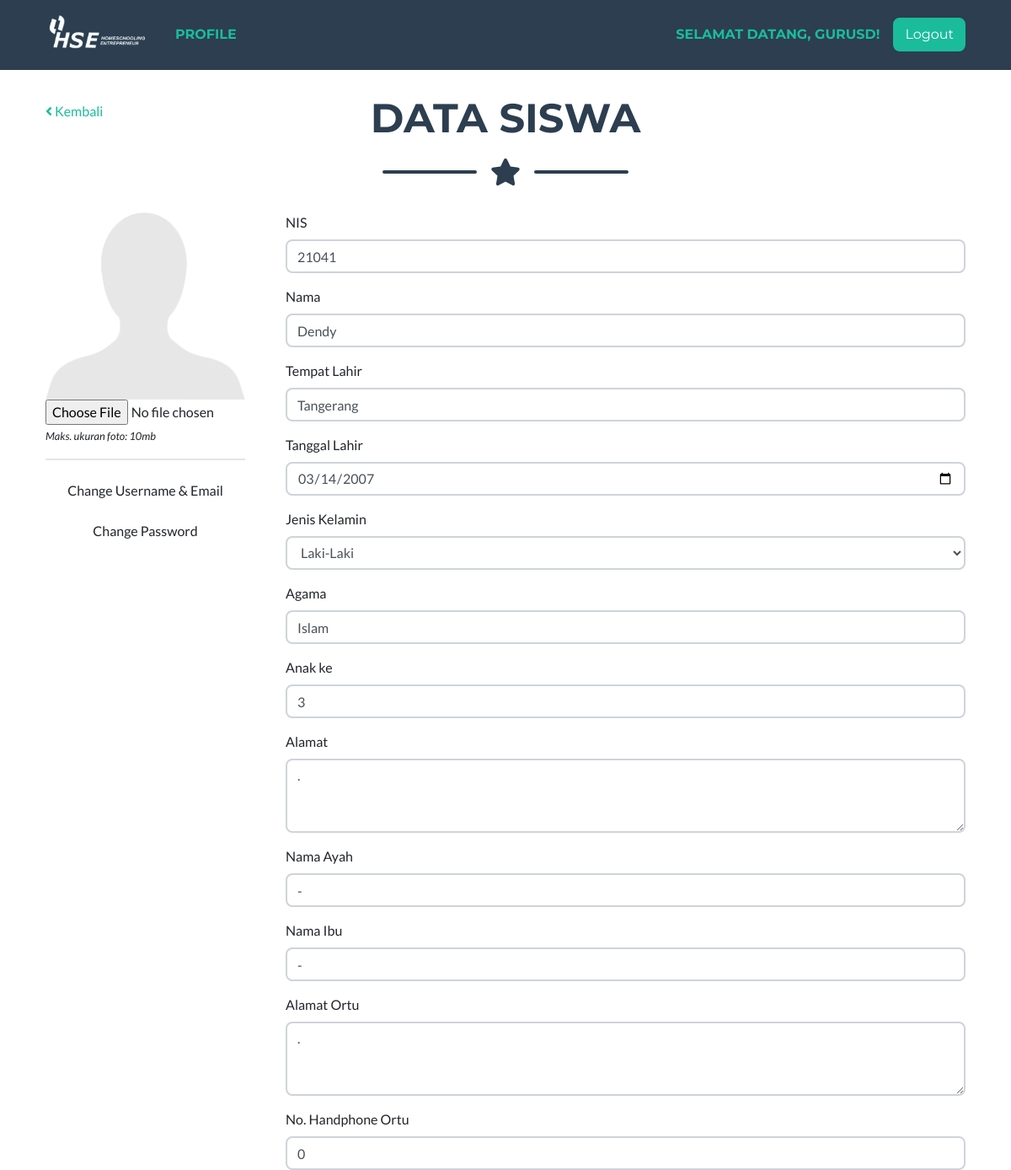
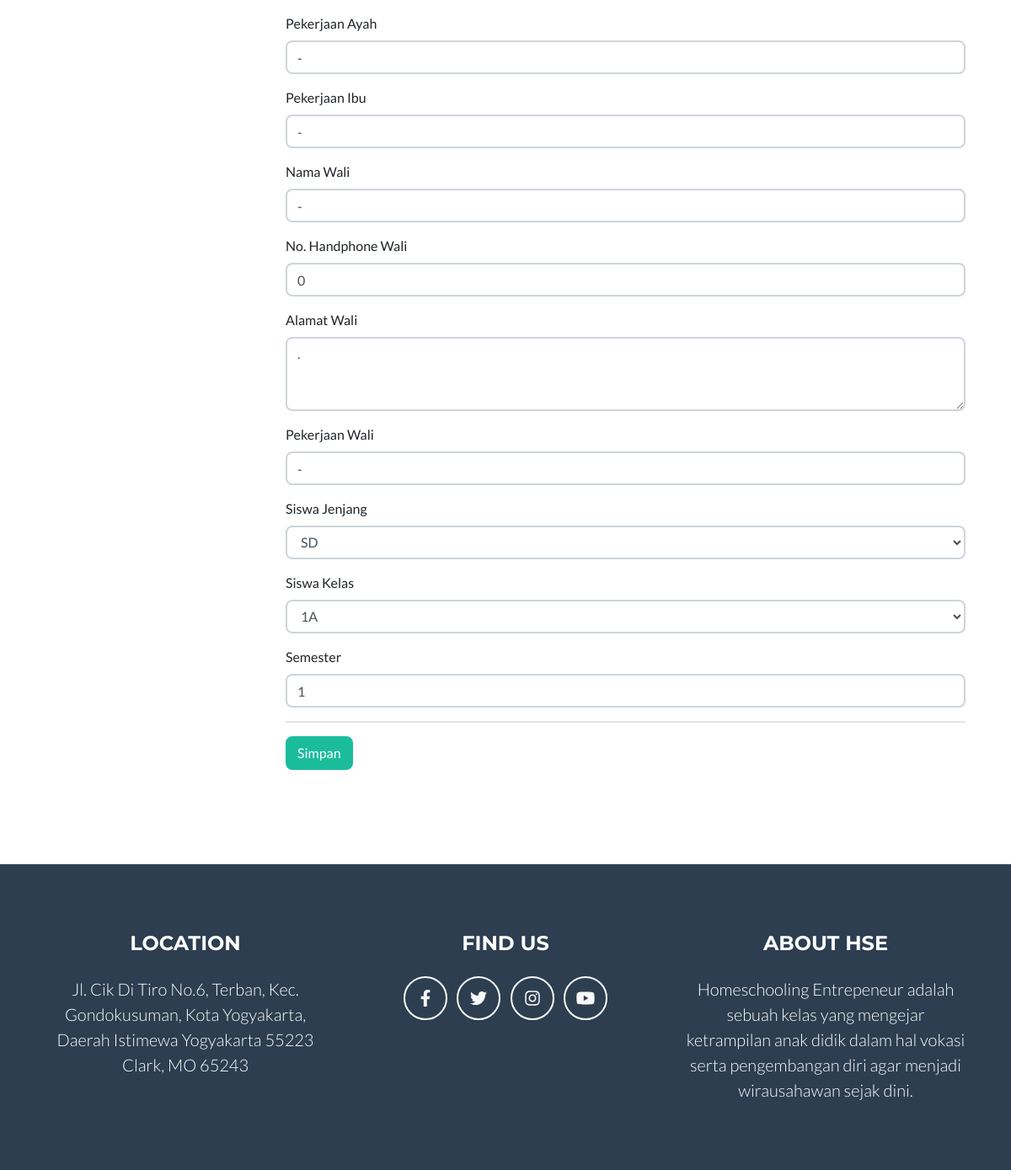
Page /siswa/detail/1 (signed in) on the committed database (2 pictures, top to bottom).
### tables this page shows
CREATE TABLE `tb_siswa` (
  `siswa_id` int(11) NOT NULL,
  `siswa_nis` varchar(255) DEFAULT NULL,
  `siswa_nama` varchar(255) DEFAULT NULL,
  `siswa_tmp_lahir` varchar(255) DEFAULT NULL,
  `siswa_tgl_lahir` date DEFAULT NULL,
  `siswa_jenis_kelamin` int(11) DEFAULT NULL,
  `siswa_agama` varchar(255) DEFAULT NULL,
  `siswa_anak_ke` int(11) DEFAULT NULL,
  `siswa_alamat` text,
  `siswa_nama_ayah` varchar(255) DEFAULT NULL,
  `siswa_nama_ibu` varchar(255) DEFAULT NULL,
  `siswa_alamat_ortu` text,
  `siswa_nohp_ortu` varchar(255) DEFAULT NULL,
  `siswa_pekerjaan_ayah` varchar(255) DEFAULT NULL,
  `siswa_pekerjaan_ibu` varchar(255) DEFAULT NULL,
  `siswa_nama_wali` varchar(255) DEFAULT NULL,
  `siswa_nohp_wali` varchar(255) DEFAULT NULL,
  `siswa_alamat_wali` text,
  `siswa_pekerjaan_wali` varchar(255) DEFAULT NULL,
  `siswa_jenjang` int(11) DEFAULT NULL,
  `siswa_kelas` int(11) DEFAULT NULL,
  `siswa_semester` varchar(255) DEFAULT NULL,
  `siswa_foto` varchar(255) DEFAULT NULL,
  `siswa_uid` int(11) DEFAULT NULL
);

CREATE TABLE `tb_jenjang` (
  `jenjang_id` int(11) NOT NULL,
  `jenjang_nama` varchar(255) DEFAULT NULL
);

CREATE TABLE `tb_kelas` (
  `kelas_id` int(11) NOT NULL,
  `kelas_jenjang` int(11) DEFAULT NULL,
  `kelas_tingkat` int(11) DEFAULT NULL,
  `kelas_jurusan` int(11) DEFAULT NULL,
  `kelas_nama` varchar(128) DEFAULT NULL
);

### app/core/Controller.php (called while the page is built, shortened)
<?php
class Controller {
	public function model($model) {
		return new $model;
	}
	public function view($view, $data = []) {
		require_once 'app/views/' . $view . '.php';
	}
}

### app/core/App.php (called while the page is built, shortened)
<?php
class App {
  protected $method = 'index';
  protected $params = [];
  public function __construct() {
    $url = $this->parseURL();
    if (file_exists('app/controllers/' . $url[0] . '.php')) {
      unset($url[0]);
    }
    $this->controller = new $this->controller;
    if (isset($url[1])) {
      if (method_exists($this->controller, $url[1])) {
        $this->method = $url[1];
        unset($url[1]);
      }
    }
    if (!empty($url)) {
      $this->params = array_values($url);
    }
    call_user_func_array([$this->controller, $this->method], $this->params);
  }
  public function parseURL() {
    if (isset($_GET['url'])) {
      $url = rtrim($_GET['url'], '/');
      $url = filter_var($url, FILTER_SANITIZE_URL);
      $url = explode('/', $url);
      return $url;
    }
  }
}

### index.php (called while the page is built, shortened)
<?php
$app = new App;

### app/helpers/eda_helper.php (called while the page is built, shortened)
<?php
if (!function_exists('base_url')) {
	function base_url($atRoot=FALSE, $atCore=FALSE, $parse=FALSE){
		if (isset($_SERVER['HTTP_HOST'])) {
			$http = isset($_SERVER['HTTPS']) && strtolower($_SERVER['HTTPS']) !== 'off' ? 'https' : 'http';
			$hostname = $_SERVER['HTTP_HOST'];
			$dir = str_replace(basename($_SERVER['SCRIPT_NAME']), '', $_SERVER['SCRIPT_NAME']);
			$core = preg_split('@/@', str_replace($_SERVER['DOCUMENT_ROOT'], '', realpath(dirname(__FILE__))), NULL, PREG_SPLIT_NO_EMPTY);
			$core = $core[0];
			$tmplt = $atRoot ? ($atCore ? "%s://%s/%s/" : "%s://%s/") : ($atCore ? "%s://%s/%s/" : "%s://%s%s");
			$end = $atRoot ? ($atCore ? $core : $hostname) : ($atCore ? $core : $dir);
			$base_url = sprintf( $tmplt, $http, $hostname, $end );
		}
		else $base_url = 'http://localhost/';
		return $base_url;
	}
}

### app/core/Model.php (called while the page is built, shortened)
<?php
class Model {
	private $host = DB_HOST;
	private $user = DB_USER;
	private $pass = DB_PASS;
	private $db_name = DB_NAME;
	private $dbh;
	private $stmt;
	public function __construct() {
		$dsn = 'mysql:host=' . $this->host . ';dbname=' . $this->db_name;
		$option = [
			PDO::ATTR_PERSISTENT => true,
			PDO::ATTR_ERRMODE => PDO::ERRMODE_EXCEPTION
		];
		try {
			$this->dbh = new PDO($dsn, $this->user, $this->pass, $option);
		} catch (PDOException $e) {
			die($e->getMessage());
		}
	}
	public function query($query) {
		$this->stmt = $this->dbh->prepare($query);
	}
	public function bind($param, $value, $type = NULL) {
		if (is_null($type)) {
			switch (true) {
				default:
					$type = PDO::PARAM_STR;
			}
		}
		$this->stmt->bindValue($param, $value, $type);
	}
	public function execute() {
		$this->stmt->execute();
	}
	public function result() {
		$this->execute();
		return $this->stmt->fetchAll(PDO::FETCH_ASSOC);
	}
	public function row() {
		$this->execute();
		return $this->stmt->fetch(PDO::FETCH_OBJ);
	}
}

### app/models/Siswa_model.php (called while the page is built, shortened)
<?php
class Siswa_model {
	private $table = 'tb_siswa';
	private $db;
	public function __construct() {
		$this->db = new Model;
	}
	public function get_by($by) {
		$this->db->query('SELECT * FROM ' . $this->table . ' WHERE '.$by[0].'=:'.$by[0]);
		$this->db->bind($by[0], $by[1]);
		return $this->db->row();
	}
}

### app/models/Jenjang_model.php (called while the page is built, shortened)
<?php
class Jenjang_model {
	private $table = 'tb_jenjang';
	private $db;
	public function __construct() {
		$this->db = new Model;
	}
	public function get() {
		$this->db->query('SELECT * FROM ' . $this->table);
		return $this->db->result();
	}
}

### app/models/Kelas_model.php (called while the page is built, shortened)
<?php
class Kelas_model {
	private $table = 'tb_kelas';
	private $db;
	public function __construct() {
		$this->db = new Model;
	}
	public function get() {
		$this->db->query('
			SELECT * FROM ' . $this->table . '
			LEFT JOIN tb_jenjang ON jenjang_id = kelas_jenjang
			LEFT JOIN tb_tingkat ON tingkat_id = kelas_tingkat
			LEFT JOIN tb_jurusan ON jurusan_id = kelas_jurusan
		');
		return $this->db->result();
	}
}

### app/views/siswa/v_detail_siswa.php (the view, shortened to what this page needs)
<?php if ($_SESSION['role'] == 1) { ?>
<div id="page-wrapper">
    <div class="container-fluid">
        <div class="row">
			<div class="col-md-12">
				<h1><i class="fa fa-home fa-fw"></i> Detail Siswa</h1>
				<ol class="breadcrumb">
	                <li class="active">
	                    <i class="fa fa-dashboard"></i> Dashboard
	                </li>
                    <li><a href="<?php echo base_url(); ?>siswa">Siswa</a></li>
                    <li><?php echo $data['siswa']->siswa_nama; ?></li>
                </ol>
			</div>
		</div>
<?php } else { ?>
<section class="page-section portfolio mt-4" id="portfolio">
    <div class="container">
        <div class="row">
            <div class="col-md-2">
                <a href="<?php echo base_url(); ?>siswa"><i class="fa fa-angle-left"></i>&nbsp;Kembali</a>
            </div>
            <div class="col-md-8">
                <h2 class="page-section-heading text-center text-uppercase text-secondary mb-0">Data Siswa</h2>
                <div class="divider-custom">
                    <div class="divider-custom-line"></div>
                    <div class="divider-custom-icon"><i class="fas fa-star"></i></div>
                    <div class="divider-custom-line"></div>
                </div>
            </div>
            <div class="col-md-2"></div>
        </div>
<?php } ?>
		<div class="row justify-content-center">
			<div class="col-md-3">
				<form action="<?php echo base_url(); ?>siswa/add_update" method="post" enctype="multipart/form-data" style="width: 100%">
				<img src="<?php echo base_url(); ?>uploads/profile/<?php echo (isset($data['siswa']->siswa_foto) ? $data['siswa']->siswa_foto : 'user-default.png'); ?>" alt="" class="img-responsive thumbnail" width="100%">
				<input type="file" name="siswa_foto" value="<?php echo (isset($data['siswa']->siswa_foto) ? (!is_null($data['siswa']->siswa_foto) ? $data['siswa']->siswa_foto : '') : ''); ?>">
				<p><small><i>Maks. ukuran foto: 10mb</i></small></p>
				<hr>
				<button type="button" class="btn btn-default btn-block" data-toggle="modal" data-target="#changeUseremail">Change Username & Email</button>
				<button type="button" class="btn btn-default btn-block" data-toggle="modal" data-target="#changePassword">Change Password</button>
			</div>
			<div class="col-md-9">
				<div class="form-group">
					<label>NIS</label>
					<input type="text" name="siswa_nis" class="form-control" placeholder="NIS" value="<?php echo (isset($data['siswa']->siswa_nis) ?  $data['siswa']->siswa_nis : '' ); ?>" required>
				</div>
				<div class="form-group">
					<label>Nama</label>
					<input type="text" name="siswa_nama" class="form-control" placeholder="Nama" value="<?php echo (isset($data['siswa']->siswa_nama) ? $data['siswa']->siswa_nama : '' ); ?>" required>
				</div>
				<div class="form-group">
					<label>Tempat Lahir</label>
					<input type="text" name="siswa_tmp_lahir" class="form-control" placeholder="Tempat Lahir" value="<?php echo (isset($data['siswa']->siswa_tmp_lahir) ? $data['siswa']->siswa_tmp_lahir : '' ); ?>" required>
				</div>
				<div class="form-group">
					<label>Tanggal Lahir</label>
					<input type="date" name="siswa_tgl_lahir" class="form-control" placeholder="Tanggal Lahir" value="<?php echo (isset($data['siswa']->siswa_tgl_lahir) ? $data['siswa']->siswa_tgl_lahir : '' ); ?>" required>
				</div>
				<div class="form-group">
					<label>Jenis Kelamin</label>
					<select name="siswa_jenis_kelamin" class="form-control" id="">
						<option value="1" <?php echo (isset($data['siswa']->siswa_jenis_kelamin) ? ($data['siswa']->siswa_jenis_kelamin == 1 ?  'selected' : '') : '' ); ?>>Laki-Laki</option>
					</select>
				</div>
				<div class="form-group">
					<label>Agama</label>
					<input type="text" name="siswa_agama" class="form-control" placeholder="Agama" value="<?php echo (isset($data['siswa']->siswa_agama) ? $data['siswa']->siswa_agama : '' ); ?>" required>
				</div>
				<div class="form-group">
					<label>Anak ke</label>
					<input type="text" name="siswa_anak_ke" class="form-control" placeholder="Anak ke" value="<?php echo (isset($data['siswa']->siswa_anak_ke) ? $data['siswa']->siswa_anak_ke : '' ); ?>" required>
				</div>
				<div class="form-group">
					<label>Alamat</label>
					<textarea name="siswa_alamat" id="" cols="30" rows="3" class="form-control" placeholder="Alamat" required><?php echo (isset($data['siswa']->siswa_alamat) ? $data['siswa']->siswa_alamat : '' ); ?></textarea>
				</div>
				<div class="form-group">
					<label>Nama Ayah</label>
					<input type="text" name="siswa_nama_ayah" class="form-control" placeholder="Nama Ayah" value="<?php echo (isset($data['siswa']->siswa_nama_ayah) ? $data['siswa']->siswa_nama_ayah : '' ); ?>" required>
				</div>
				<div class="form-group">
					<label>Nama Ibu</label>
					<input type="text" name="siswa_nama_ibu" class="form-control" placeholder="Nama Ibu" value="<?php echo (isset($data['siswa']->siswa_nama_ibu) ? $data['siswa']->siswa_nama_ibu : '' ); ?>" required>
				</div>
				<div class="form-group">
					<label>Alamat Ortu</label>
					<textarea name="siswa_alamat_ortu" id="" cols="30" rows="3" class="form-control" placeholder="Alamat Ortu" required><?php echo (isset($data['siswa']->siswa_alamat_ortu) ? $data['siswa']->siswa_alamat_ortu : '' ); ?></textarea>
				</div>
				<div class="form-group">
					<label>No. Handphone Ortu</label>
					<input type="text" name="siswa_nohp_ortu" class="form-control" placeholder="No. Handphone Ortu" value="<?php echo (isset($data['siswa']->siswa_nohp_ortu) ? $data['siswa']->siswa_nohp_ortu : '' ); ?>" required>
				</div>
				<div class="form-group">
					<label>Pekerjaan Ayah</label>
					<input type="text" name="siswa_pekerjaan_ayah" class="form-control" placeholder="Pekerjaan Ayah" value="<?php echo (isset($data['siswa']->siswa_pekerjaan_ayah) ? $data['siswa']->siswa_pekerjaan_ayah : '' ); ?>" required>
				</div>
				<div class="form-group">
					<label>Pekerjaan Ibu</label>
					<input type="text" name="siswa_pekerjaan_ibu" class="form-control" placeholder="Pekerjaan Ibu" value="<?php echo (isset($data['siswa']->siswa_pekerjaan_ibu) ? $data['siswa']->siswa_pekerjaan_ibu : '' ); ?>" required>
				</div>
				<div class="form-group">
					<label>Nama Wali</label>
					<input type="text" name="siswa_nama_wali" class="form-control" placeholder="Nama Wali" value="<?php echo (isset($data['siswa']->siswa_nama_wali) ? $data['siswa']->siswa_nama_wali : '' ); ?>" required>
				</div>
				<div class="form-group">
					<label>No. Handphone Wali</label>
					<input type="text" name="siswa_nohp_wali" class="form-control" placeholder="No. Handphone Wali" value="<?php echo (isset($data['siswa']->siswa_nohp_wali) ? $data['siswa']->siswa_nohp_wali : '' ); ?>" required>
				</div>
				<div class="form-group">
					<label>Alamat Wali</label>
					<textarea name="siswa_alamat_wali" id="" cols="30" rows="3" class="form-control" placeholder="Alamat Wali" required><?php echo (isset($data['siswa']->siswa_alamat_wali) ? $data['siswa']->siswa_alamat_wali : '' ); ?></textarea>
				</div>
				<div class="form-group">
					<label>Pekerjaan Wali</label>
					<input type="text" name="siswa_pekerjaan_wali" class="form-control" placeholder="Pekerjaan Wali" value="<?php echo (isset($data['siswa']->siswa_pekerjaan_wali) ? $data['siswa']->siswa_pekerjaan_wali : '' ); ?>" required>
				</div>
				<div class="form-group">
					<label>Siswa Jenjang</label>
					<select name="siswa_jenjang" class="form-control" id="">
						<?php foreach($data['jenjang'] as $key => $jenjang) : ?>
							<option value="<?php echo $jenjang['jenjang_id']; ?>" <?php echo (isset($data['siswa']->siswa_jenjang) ? ($data['siswa']->siswa_jenjang == $jenjang['jenjang_id'] ?  'selected' : '') : '' ); ?>><?php echo $jenjang['jenjang_nama']; ?></option>
						<?php endforeach; ?>
					</select>
				</div>
				<div class="form-group">
					<label>Siswa Kelas</label>
					<select name="siswa_kelas" class="form-control" id="">
						<?php foreach($data['kelas'] as $key => $kelas) : ?>
							<option value="<?php echo $kelas['kelas_id']; ?>" <?php echo (isset($data['siswa']->siswa_jenjang) ? ($data['siswa']->siswa_jenjang == $kelas['kelas_id'] ?  'selected' : '') : '' ); ?>><?php echo $kelas['kelas_nama']; ?></option>
						<?php endforeach; ?>
					</select>
				</div>
				<div class="form-group">
					<label>Semester</label>
					<input type="text" name="siswa_semester" class="form-control" placeholder="Semester" value="<?php echo (isset($data['siswa']->siswa_semester) ? $data['siswa']->siswa_semester : '' ); ?>" required>
				</div>
				<hr>
				<div class="form-group">
					<input type="submit" class="btn btn-primary" value="Simpan">
				</div>
			</div>
		</div>
	</div>
<?php if ($_SESSION['role'] == 1) { ?>
    </div>
<?php } else { ?>
</section>
<?php } ?>

### rows in the picture
tb_siswa: siswa_foto (placeholder picture), siswa_nis "21041", siswa_nama "Dendy", siswa_tmp_lahir "Tangerang", siswa_tgl_lahir "03/14/2007", siswa_jenis_kelamin "Laki-Laki", siswa_agama "Islam", siswa_anak_ke "3", siswa_alamat ".", siswa_nama_ayah "-", siswa_nama_ibu "-", siswa_alamat_ortu ".", siswa_nohp_ortu "0", siswa_pekerjaan_ayah "-", siswa_pekerjaan_ibu "-", siswa_nama_wali "-", siswa_nohp_wali "0", siswa_alamat_wali ".", siswa_pekerjaan_wali "-", siswa_jenjang "SD", siswa_kelas "1A", siswa_semester "1"

### other values in the picture
$_SESSION['username'] "GURUSD"
